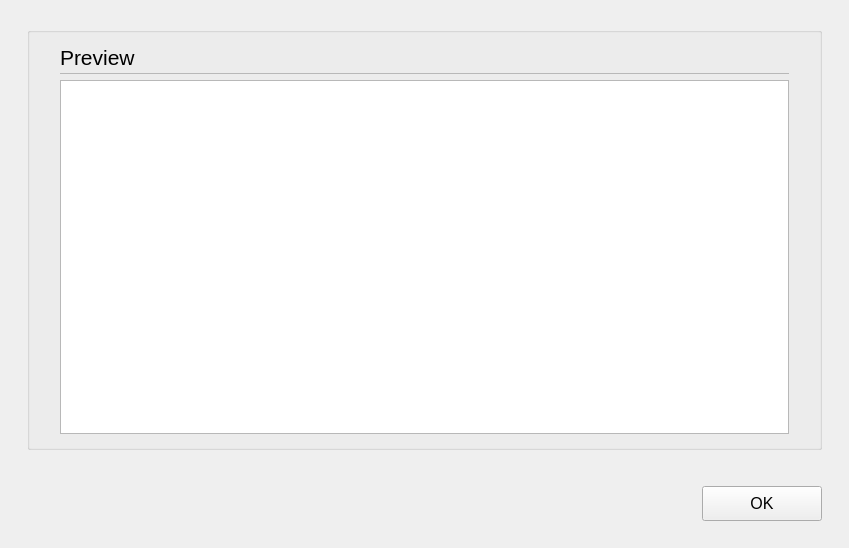
<?xml version="1.0" encoding="UTF-8"?>
<ui version="4.0">
 <class>C_FlaUpHexFileView</class>
 <widget class="QWidget" name="C_FlaUpHexFileView">
  <property name="geometry">
   <rect>
    <x>0</x>
    <y>0</y>
    <width>849</width>
    <height>548</height>
   </rect>
  </property>
  <property name="windowTitle">
   <string>C_FlaUpHexFileView</string>
  </property>
  <layout class="QVBoxLayout" name="verticalLayout">
   <property name="leftMargin">
    <number>27</number>
   </property>
   <property name="topMargin">
    <number>27</number>
   </property>
   <property name="rightMargin">
    <number>27</number>
   </property>
   <property name="bottomMargin">
    <number>0</number>
   </property>
   <item>
    <widget class="stw::opensyde_gui_elements::C_OgeGbx" name="pc_GroupBox">
     <property name="title">
      <string/>
     </property>
     <layout class="QVBoxLayout" name="verticalLayout_2">
      <property name="spacing">
       <number>0</number>
      </property>
      <property name="leftMargin">
       <number>30</number>
      </property>
      <property name="rightMargin">
       <number>30</number>
      </property>
      <property name="bottomMargin">
       <number>13</number>
      </property>
      <item>
       <layout class="QHBoxLayout" name="horizontalLayout_2">
        <property name="bottomMargin">
         <number>0</number>
        </property>
        <item>
         <widget class="stw::opensyde_gui_elements::C_OgeLabHeadingGroupBold" name="pc_LabelHeadingPreview">
          <property name="minimumSize">
           <size>
            <width>0</width>
            <height>30</height>
           </size>
          </property>
          <property name="maximumSize">
           <size>
            <width>16777215</width>
            <height>30</height>
           </size>
          </property>
          <property name="font">
           <font>
            <pointsize>16</pointsize>
           </font>
          </property>
          <property name="text">
           <string>Preview</string>
          </property>
         </widget>
        </item>
        <item>
         <spacer name="horizontalSpacer_2">
          <property name="orientation">
           <enum>Qt::Horizontal</enum>
          </property>
          <property name="sizeHint" stdset="0">
           <size>
            <width>40</width>
            <height>1</height>
           </size>
          </property>
         </spacer>
        </item>
       </layout>
      </item>
      <item>
       <layout class="QHBoxLayout" name="horizontalLayout_3">
        <property name="spacing">
         <number>0</number>
        </property>
        <property name="topMargin">
         <number>1</number>
        </property>
        <property name="bottomMargin">
         <number>0</number>
        </property>
        <item>
         <widget class="stw::opensyde_gui_elements::C_OgeFraSeparator" name="pc_Frame">
          <property name="minimumSize">
           <size>
            <width>0</width>
            <height>1</height>
           </size>
          </property>
          <property name="maximumSize">
           <size>
            <width>16777215</width>
            <height>1</height>
           </size>
          </property>
          <property name="frameShape">
           <enum>QFrame::StyledPanel</enum>
          </property>
          <property name="frameShadow">
           <enum>QFrame::Raised</enum>
          </property>
         </widget>
        </item>
       </layout>
      </item>
      <item>
       <spacer name="verticalSpacer_3">
        <property name="orientation">
         <enum>Qt::Vertical</enum>
        </property>
        <property name="sizeType">
         <enum>QSizePolicy::Fixed</enum>
        </property>
        <property name="sizeHint" stdset="0">
         <size>
          <width>6</width>
          <height>6</height>
         </size>
        </property>
       </spacer>
      </item>
      <item>
       <widget class="stw::opensyde_gui_elements::C_OgeTedPropertiesComment" name="pc_TextEditContent"/>
      </item>
     </layout>
    </widget>
   </item>
   <item>
    <spacer name="verticalSpacer_2">
     <property name="orientation">
      <enum>Qt::Vertical</enum>
     </property>
     <property name="sizeType">
      <enum>QSizePolicy::Fixed</enum>
     </property>
     <property name="sizeHint" stdset="0">
      <size>
       <width>20</width>
       <height>30</height>
      </size>
     </property>
    </spacer>
   </item>
   <item>
    <layout class="QHBoxLayout" name="horizontalLayout">
     <item>
      <spacer name="horizontalSpacer">
       <property name="orientation">
        <enum>Qt::Horizontal</enum>
       </property>
       <property name="sizeHint" stdset="0">
        <size>
         <width>40</width>
         <height>20</height>
        </size>
       </property>
      </spacer>
     </item>
     <item>
      <widget class="stw::opensyde_gui_elements::C_OgePubDialog" name="pc_PushButtonOk">
       <property name="sizePolicy">
        <sizepolicy hsizetype="Minimum" vsizetype="Fixed">
         <horstretch>0</horstretch>
         <verstretch>0</verstretch>
        </sizepolicy>
       </property>
       <property name="minimumSize">
        <size>
         <width>120</width>
         <height>35</height>
        </size>
       </property>
       <property name="maximumSize">
        <size>
         <width>120</width>
         <height>35</height>
        </size>
       </property>
       <property name="font">
        <font>
         <pointsize>12</pointsize>
        </font>
       </property>
       <property name="text">
        <string>OK</string>
       </property>
      </widget>
     </item>
    </layout>
   </item>
   <item>
    <spacer name="verticalSpacer">
     <property name="orientation">
      <enum>Qt::Vertical</enum>
     </property>
     <property name="sizeType">
      <enum>QSizePolicy::Fixed</enum>
     </property>
     <property name="sizeHint" stdset="0">
      <size>
       <width>20</width>
       <height>27</height>
      </size>
     </property>
    </spacer>
   </item>
  </layout>
 </widget>
 <customwidgets>
  <customwidget>
   <class>stw::opensyde_gui_elements::C_OgeFraSeparator</class>
   <extends>QFrame</extends>
   <header>C_OgeFraSeparator.hpp</header>
   <container>1</container>
  </customwidget>
  <customwidget>
   <class>stw::opensyde_gui_elements::C_OgeGbx</class>
   <extends>QGroupBox</extends>
   <header>C_OgeGbx.hpp</header>
   <container>1</container>
  </customwidget>
  <customwidget>
   <class>stw::opensyde_gui_elements::C_OgeTedPropertiesComment</class>
   <extends>QTextEdit</extends>
   <header>C_OgeTedPropertiesComment.hpp</header>
  </customwidget>
  <customwidget>
   <class>stw::opensyde_gui_elements::C_OgeLabHeadingGroupBold</class>
   <extends>QLabel</extends>
   <header>C_OgeLabHeadingGroupBold.hpp</header>
  </customwidget>
  <customwidget>
   <class>stw::opensyde_gui_elements::C_OgePubDialog</class>
   <extends>QPushButton</extends>
   <header>C_OgePubDialog.hpp</header>
  </customwidget>
 </customwidgets>
 <resources/>
 <connections/>
</ui>
